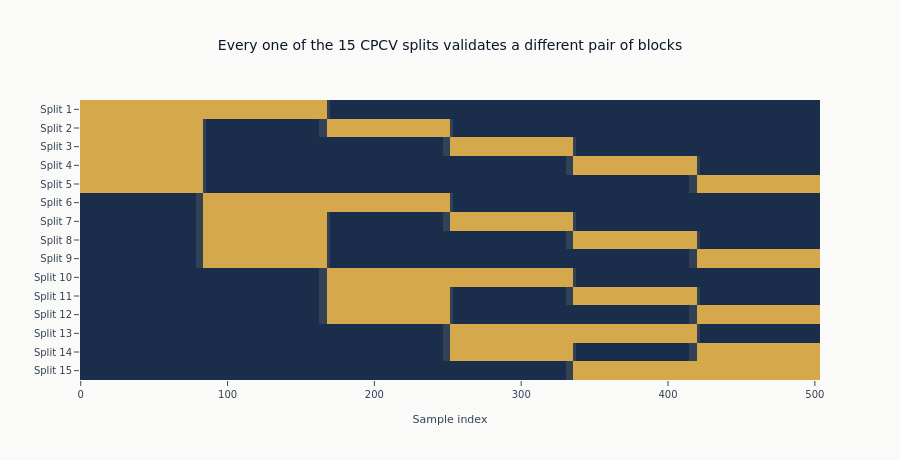

Notebook source saved alongside this figure:
### Code cell
# Block occupancy for every split. The y axis is the split; the x axis is the
# sample index. Nothing is plotted against a value, because a split has no value -
# it is a partition, and the only information in it is which block each sample is in.
set_global_seeds(SEED)
X_viz = np.random.randn(N_VIZ, 5)

cv_cpcv = CombinatorialCV(n_groups=6, n_test_groups=2, label_horizon=5, embargo_size=2)
splits_cpcv = list(cv_cpcv.split(X_viz))

# 0 = purged/embargoed, 1 = training, 2 = validation
occupancy = np.zeros((len(splits_cpcv), N_VIZ))
for r, (train_idx, val_idx) in enumerate(splits_cpcv):
    occupancy[r, train_idx] = 1
    occupancy[r, val_idx] = 2

fig = go.Figure(
    go.Heatmap(
        z=occupancy,
        x=np.arange(N_VIZ),
        y=[f"Split {i + 1}" for i in range(len(splits_cpcv))],
        colorscale=[
            [0.0, COLORS["neutral"]],
            [0.33, COLORS["neutral"]],
            [0.34, COLORS["slate"]],
            [0.66, COLORS["slate"]],
            [0.67, COLORS["amber"]],
            [1.0, COLORS["amber"]],
        ],
        zmin=0,
        zmax=2,
        showscale=False,
        hovertemplate="Sample %{x}<br>%{y}<extra></extra>",
    )
)
fig.update_layout(
    title=f"Every one of the {len(splits_cpcv)} CPCV splits validates a different pair of blocks",
    xaxis_title="Sample index",
    height=460,
    width=900,
    yaxis=dict(autorange="reversed"),
)
fig.show()

### Figure 1 — Plotly figure (JSON) as saved in the notebook; plotly's stock layout.template omitted (floating-point values rounded to 4 significant figures; data arrays with more than 128 entries replaced by an {"elided": "..."} marker saying what was removed)
{"data": [{"colorscale": [[0.0, "#334155"], [0.33, "#334155"], [0.34, "#1a2d4a"], [0.66, "#1a2d4a"], [0.67, "#D4A84B"], [1.0, "#D4A84B"]], "hovertemplate": "Sample %{x}<br>%{y}<extra></extra>", "showscale": false, "type": "heatmap", "x": {"elided": "504 int values"}, "y": ["Split 1", "Split 2", "Split 3", "Split 4", "Split 5", "Split 6", "Split 7", "Split 8", "Split 9", "Split 10", "Split 11", "Split 12", "Split 13", "Split 14", "Split 15"], "z": {"elided": "15x504 float values"}, "zmax": 2, "zmin": 0}], "layout": {"height": 460, "title": {"text": "Every one of the 15 CPCV splits validates a different pair of blocks"}, "width": 900, "xaxis": {"title": {"text": "Sample index"}}, "yaxis": {"autorange": "reversed"}}}
